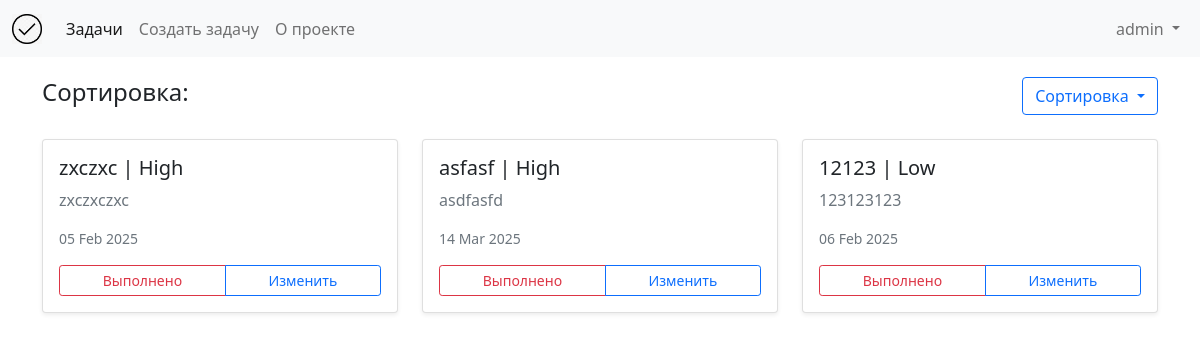
Page /tasks/ (signed in) on the committed database.
### tasks/models.py (models this page shows, shortened)
class Task(models.Model):
    TASK_PRIORITY = [
        (1, 'Low'),
        (2, 'Medium'),
        (3, 'High')
    ]
    user = models.ForeignKey(User, verbose_name='Создатель задачи', on_delete=models.CASCADE)
    title = models.CharField(verbose_name='Название задачи', max_length=255)
    description = models.TextField(verbose_name='Описание задачи')
    priority = models.IntegerField(verbose_name='Приоритет задачи', choices=TASK_PRIORITY)
    created_at = models.DateTimeField(verbose_name='Дата создания', auto_now_add=True)
    deadline = models.DateTimeField(verbose_name='Срок выполнения', null=True, blank=True)

### tasks/views.py (the view)
# urls.py: path('', login_required(TasksListView.as_view()), name='tasks_list'),
class TasksListView(ListView):
    model = Task
    template_name = 'tasks/tasks.html'
    context_object_name = 'tasks'
    def get_queryset(self):
        ordering = self.request.GET.get('order_by')
        if ordering in ('priority', '-priority', 'deadline', '-deadline'):
            return Task.objects.filter(user=self.request.user).order_by(ordering)
        else:
            return Task.objects.filter(user=self.request.user).order_by('-priority')

### tasks/templates/tasks/tasks.html (shortened to what this page needs)
{% extends 'base.html' %}
{% block content %}
<div class="container" style="margin-top: 20px;">
    <div class="d-flex justify-content-between align-items-center mb-4">
        <h2 class="h4">Сортировка:</h2>
        <div class="dropdown">
            <button class="btn btn-outline-primary dropdown-toggle" type="button" id="dropdownMenuButton" data-bs-toggle="dropdown">
                 Сортировка
            </button>
        </div>
    </div>
    <div class="row g-4">
        {% for task in tasks %}
        <div class="col-md-6 col-lg-4">
            <div class="card shadow-sm h-100">
                <div class="card-body">
                    <h5 class="card-title">{{ task.title }} | {{ task.get_priority_display }}</h5>
                    <p class="card-text text-muted">{{ task.description }}</p>
                    <div class="d-flex justify-content-between align-items-center mb-3">
                        <small class="text-muted">{{ task.deadline|date:"d M Y" }}</small>
                    </div>
                    <div class="btn-group w-100">
                        <a href="{% url 'delete_task' task.id %}" class="btn btn-sm btn-outline-danger">
                             Выполнено
                        </a>
                        <a href="{% url 'edit_task' task.id %}" class="btn btn-sm btn-outline-primary">
                             Изменить
                        </a>
                    </div>
                </div>
            </div>
        </div>
        {% endfor %}
    </div>
</div>
{% endblock %}

### templates/base.html (shortened to what this page needs)
{% load static %}
<!DOCTYPE html>
<html lang="en">
<head>
    <link rel="stylesheet" href="{% static 'tasks/styles.css' %}">
    <link rel="stylesheet" href="{% static 'users/styles.css' %}">
   <link href="https://cdn.jsdelivr.net/npm/bootstrap@5.0.2/dist/css/bootstrap.min.css" rel="stylesheet">
</head>
<body>
<nav class="navbar navbar-expand-lg navbar-light bg-light">
  <div class="container-fluid">
    <a class="navbar-brand" href="{% url 'tasks_list' %}">
      <img src="{% static 'tasks/images/images.png' %}" alt="Logo" width="30" height="30" class="d-inline-block align-text-top">
    </a>
    <div class="collapse navbar-collapse" id="navbarNav">
      <ul class="navbar-nav me-auto">
        {% if user.is_authenticated %}
        <li class="nav-item">
          <a class="nav-link active" href="{% url 'tasks_list' %}">Задачи</a>
        </li>
        <li class="nav-item">
          <a class="nav-link" href="{% url 'task_create' %}">Создать задачу</a>
        </li>
        {% endif %}
        <li class="nav-item">
          <a class="nav-link" href="{% url 'about_template' %}">О проекте</a>
        </li>
      </ul>
      <ul class="navbar-nav ms-auto">
        {% if user.is_authenticated %}
        <li class="nav-item dropdown">
          <a class="nav-link dropdown-toggle" href="#" role="button" data-bs-toggle="dropdown">
            {{ user.username }}
          </a>
        </li>
        {% endif %}
      </ul>
    </div>
  </div>
</nav>
{% block content %}
{% endblock %}
</body>
</html>

### rows in the picture
Task: title "zxczxc", priority "High", description "zxczxczxc", deadline "05 Feb 2025"
Task: title "asfasf", priority "High", description "asdfasfd", deadline "14 Mar 2025"
Task: title "12123", priority "Low", description "123123123", deadline "06 Feb 2025"

### other values in the picture
{{ user.username }} "admin"
